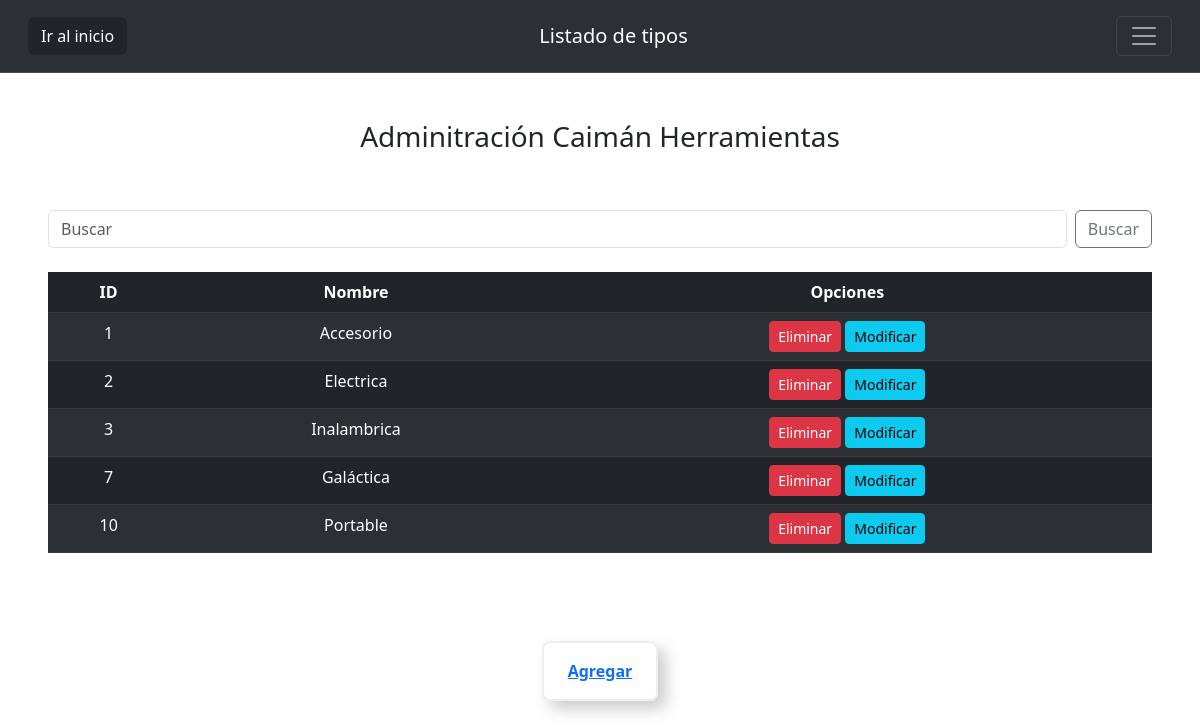
The page /adminis/listar_tipos on the database its author committed.
### administrador/models.py (models this page shows, shortened)
class Tipo(models.Model):
    id_tipo     = models.AutoField(db_column='idTipo', primary_key=True)
    tipo        = models.CharField(max_length=20, blank=False, null=False)

### administrador/views.py (the view)
# urls.py: path('listar_tipos',views.lista_tipos,name='crud_tipos'),
def lista_tipos(request):
    busqueda = request.GET.get("buscar")
    lista_tipos = Tipo.objects.all()
    if busqueda:
        lista_tipos = Tipo.objects.filter(
            Q(tipo__icontains = busqueda) |
            Q(id_tipo__icontains = busqueda)
        ).distinct()
    context={"tipos":lista_tipos}
    return render(request,'listaTipos.html',context)

### usuarios/cont_proc.py (called while the page is built)
def total_carrito(request):
    total = 0
    if request.user.is_authenticated:
        if "carrito" in request.session.keys():
            for key, value in request.session["carrito"].items():
                total += int(value["acumulado"])
    return {"total_carrito": total}

### administrador/templates/listaTipos.html (shortened to what this page needs)
<!DOCTYPE html>
<html lang="en">
<head>
    {% load static %}
    <link href="https://cdn.jsdelivr.net/npm/bootstrap@5.3.0/dist/css/bootstrap.min.css" rel="stylesheet">
    <link rel="stylesheet" type="text/css" href="{% static 'css/style.css' %}">
</head>
<body>
    <nav class="navbar bg-body-tertiary fixed-top p-3 bg-dark border-bottom border-bottom-dark" data-bs-theme="dark">
        <div class="container-fluid">
            <a class="btn btn-dark d-flex" href="{% url 'index' %}">Ir al inicio</a>
            <a class="navbar-brand" href="#">Listado de tipos</a>
            <button class="navbar-toggler" type="button" data-bs-toggle="offcanvas" data-bs-target="#offcanvasNavbar"
                aria-controls="offcanvasNavbar" aria-label="Toggle navigation">
                <span class="navbar-toggler-icon"></span>
            </button>
        </div>
    </nav>
    <br>
    <br>
    <br>
<div class="text-center p-5 justify-content-center">
    <h3 class="">Adminitración Caimán Herramientas</h3>
    <br>
    <br>
    <form class="d-flex" role="search" method="get">
        <input class="form-control me-2" type="search" placeholder="Buscar" aria-label="Search" name="buscar">
        <button class="btn btn-outline-secondary buttonBus" type="submit">Buscar</button>
    </form>
    <br>
    <table action="{% url 'crud_tipos' %}" method="GET" class="table table-dark table-striped" >
        {% if tipos %}
        <thead>
            <tr>
                <th>ID</th>
                <th>Nombre</th>
                <th>Opciones</th>
            </tr>
        </thead>
            {% for tmp in tipos %}
                <tr>
                    <td>{{tmp.id_tipo}}</td>
                    <td>{{tmp.tipo}}</td>
                    <td><a href="{% url 'tiposDel' pk=tmp.id_tipo %}" class="btn btn-danger btn-sm">Eliminar</a>
                        <a href="{% url 'tiposFind' pk=tmp.id_tipo %}" class="btn btn-info btn-sm">Modificar</a></td>
                </tr>
            {% endfor %}
        {% endif %}
    </table>
    <br><br><br>
    <button type="button" class="btnRegister">
        <a href="{% url 'tiposAdd' %}">Agregar</a>
    </button>
</div>
</body>
</html>

### usuarios/static/css/style.css (style rules this page uses)
body { position: relative; margin: 0; min-height: 100vh; }
.navbar { padding: 0; }
.btnRegister { background-color: transparent; font-weight: bold; color: #444; font-size: 1rem; padding: 1rem 1.5rem; border: 2px solid #eee; border-radius: .5rem; cursor: pointer; transition: all 1s ease; box-shadow: .5rem .5rem 1rem #ccc, -.5rem -.5rem 1rem #fff; text-decoration: none; }

### rows shown on the page
Tipo: id_tipo "1", tipo "Accesorio"
Tipo: id_tipo "2", tipo "Electrica"
Tipo: id_tipo "3", tipo "Inalambrica"
Tipo: id_tipo "7", tipo "Galáctica"
Tipo: id_tipo "10", tipo "Portable"
